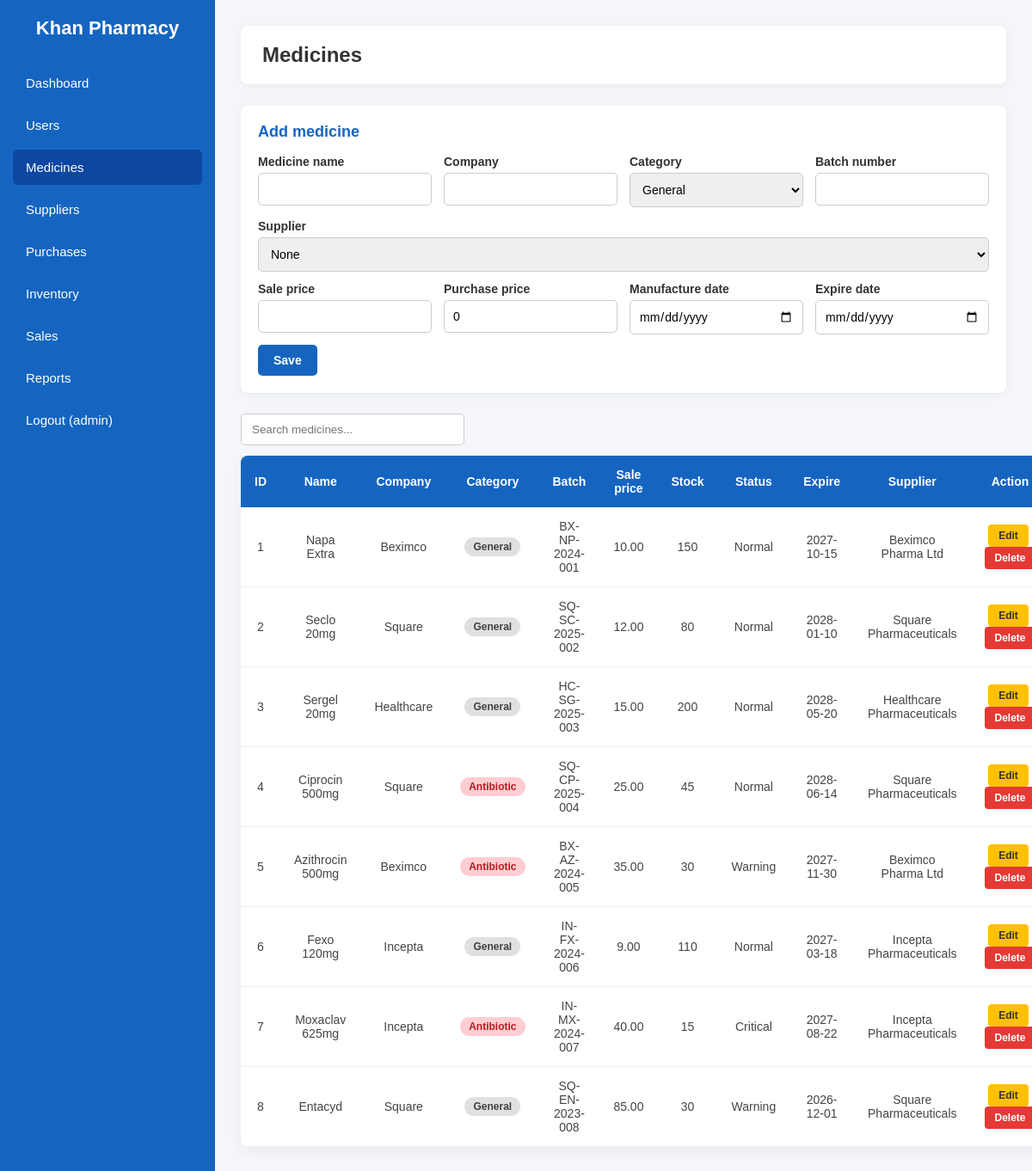
The page /medicines.php (signed in) on the database its author committed.
### tables this page shows
CREATE TABLE `medicines` (
    `medicine_id` INT AUTO_INCREMENT PRIMARY KEY,
    `medicine_name` VARCHAR(100) NOT NULL,
    `company_name` VARCHAR(100) NOT NULL,
    `category` VARCHAR(50) NOT NULL DEFAULT 'General',
    `purchase_price` DECIMAL(10, 2) NOT NULL DEFAULT 0.00,
    `expire_date` DATE NOT NULL,
    `manufacture_date` DATE NOT NULL,
    `supplier_id` INT DEFAULT NULL,
    `sale_price` DECIMAL(10, 2) NOT NULL,
    `batch_number` VARCHAR(50) NOT NULL DEFAULT '',
    CONSTRAINT `fk_medicine_supplier` FOREIGN KEY (`supplier_id`) REFERENCES `suppliers`(`supplier_id`) ON DELETE SET NULL
);

CREATE TABLE `inventory` (
    `inventory_id` INT AUTO_INCREMENT PRIMARY KEY,
    `medicine_id` INT NOT NULL UNIQUE,
    `current_stock` INT NOT NULL DEFAULT 0,
    `stock_status` ENUM('Normal', 'Warning', 'Critical') NOT NULL DEFAULT 'Normal',
    `updated_by` INT DEFAULT NULL,
    `updated_at` TIMESTAMP DEFAULT CURRENT_TIMESTAMP ON UPDATE CURRENT_TIMESTAMP,
    CONSTRAINT `fk_inventory_medicine` FOREIGN KEY (`medicine_id`) REFERENCES `medicines`(`medicine_id`) ON DELETE CASCADE,
    CONSTRAINT `fk_inventory_user` FOREIGN KEY (`updated_by`) REFERENCES `users`(`user_id`) ON DELETE SET NULL
);

CREATE TABLE `suppliers` (
    `supplier_id` INT AUTO_INCREMENT PRIMARY KEY,
    `supplier_name` VARCHAR(100) NOT NULL,
    `contact_number` VARCHAR(20) NOT NULL,
    `company_name` VARCHAR(100) NOT NULL
);

### includes/auth.php (called while the page is built, shortened)
<?php
function h($text)
{
    return htmlspecialchars((string) $text, ENT_QUOTES, "UTF-8");
}

### medicines.php (the view, shortened to what this page needs)
<?php
require_once "includes/db.php";
require_once "includes/auth.php";
$edit = null;
$rows = $conn->query(
    "SELECT m.*, s.supplier_name, COALESCE(i.current_stock, 0) AS current_stock, i.stock_status
     FROM medicines m
     LEFT JOIN suppliers s ON m.supplier_id = s.supplier_id
     LEFT JOIN inventory i ON m.medicine_id = i.medicine_id
     ORDER BY m.medicine_id"
)->fetch_all(MYSQLI_ASSOC);
require_once "includes/header.php";
?>
<div class="card">
    <h2><?php echo $edit ? "Edit medicine" : "Add medicine"; ?></h2>
    <form method="post">
        <div class="form-row">
            <div class="form-group">
                <label>Medicine name</label>
                <input type="text" name="medicine_name" required value="<?php echo h($edit["medicine_name"] ?? ""); ?>">
            </div>
            <div class="form-group">
                <label>Company</label>
                <input type="text" name="company_name" required value="<?php echo h($edit["company_name"] ?? ""); ?>">
            </div>
            <div class="form-group">
                <label>Category</label>
                <select name="category">
                    <option value="General" <?php echo ($edit["category"] ?? "") === "General" ? "selected" : ""; ?>>General</option>
                </select>
            </div>
            <div class="form-group">
                <label>Batch number</label>
                <input type="text" name="batch_number" value="<?php echo h($edit["batch_number"] ?? ""); ?>">
            </div>
            <div class="form-group">
                <label>Supplier</label>
                <select name="supplier_id">
                    <option value="">None</option>
                </select>
            </div>
        </div>
        <div class="form-row">
            <div class="form-group">
                <label>Sale price</label>
                <input type="number" step="0.01" name="sale_price" required value="<?php echo h($edit["sale_price"] ?? ""); ?>">
            </div>
            <div class="form-group">
                <label>Purchase price</label>
                <input type="number" step="0.01" name="purchase_price" value="<?php echo h($edit["purchase_price"] ?? "0"); ?>">
            </div>
            <div class="form-group">
                <label>Manufacture date</label>
                <input type="date" name="manufacture_date" required value="<?php echo h($edit["manufacture_date"] ?? ""); ?>">
            </div>
            <div class="form-group">
                <label>Expire date</label>
                <input type="date" name="expire_date" required value="<?php echo h($edit["expire_date"] ?? ""); ?>">
            </div>
        </div>
        <div class="form-actions">
            <button type="submit" class="save-btn">Save</button>
        </div>
    </form>
</div>
<input type="text" class="search-box" data-table="data-table" placeholder="Search medicines...">
<table id="data-table">
    <thead>
        <tr>
            <th>ID</th>
            <th>Name</th>
            <th>Company</th>
            <th>Category</th>
            <th>Batch</th>
            <th>Sale price</th>
            <th>Stock</th>
            <th>Status</th>
            <th>Expire</th>
            <th>Supplier</th>
            <th>Action</th>
        </tr>
    </thead>
    <tbody>
        <?php foreach ($rows as $row) { ?>
        <tr>
            <td><?php echo (int) $row["medicine_id"]; ?></td>
            <td><?php echo h($row["medicine_name"]); ?></td>
            <td><?php echo h($row["company_name"]); ?></td>
            <td>
                <span class="badge badge-<?php echo strtolower($row["category"]); ?>"><?php echo h($row["category"]); ?></span>
            </td>
            <td><?php echo h($row["batch_number"]); ?></td>
            <td><?php echo number_format((float) $row["sale_price"], 2); ?></td>
            <td><?php echo (int) $row["current_stock"]; ?></td>
            <td><?php echo h($row["stock_status"] ?? "Normal"); ?></td>
            <td><?php echo h($row["expire_date"]); ?></td>
            <td><?php echo h($row["supplier_name"] ?? ""); ?></td>
            <td>
                <a class="edit" href="medicines.php?edit=<?php echo (int) $row["medicine_id"]; ?>">Edit</a>
                <form method="post" class="delete-form" style="display:inline">
                    <button type="submit" class="delete">Delete</button>
                </form>
            </td>
        </tr>
        <?php } ?>
    </tbody>
</table>
<?php require_once "includes/footer.php"; ?>

### css/style.css (style rules this page uses)
* { margin: 0; padding: 0; box-sizing: border-box; font-family: Arial, Helvetica, sans-serif; }
body { display: flex; background: #f4f6f9; min-height: 100vh; }
.card { background: white; padding: 20px; border-radius: 8px; box-shadow: 0 2px 10px rgba(0, 0, 0, 0.05); margin-bottom: 24px; }
.card h2 { font-size: 18px; color: #1565C0; margin-bottom: 16px; }
.form-row { display: flex; flex-wrap: wrap; gap: 14px; margin-bottom: 12px; }
.form-group { display: flex; flex-direction: column; gap: 5px; flex: 1; min-width: 180px; }
.form-group label { font-size: 14px; font-weight: bold; color: #333; }
.form-group input, .form-group select, .form-group textarea { padding: 10px; border: 1px solid #ccc; border-radius: 5px; font-size: 14px; }
.form-actions { display: flex; gap: 10px; margin-top: 10px; }
.save-btn, .add-btn { background: #1565C0; color: white; border: none; padding: 10px 18px; border-radius: 5px; cursor: pointer; font-weight: bold; font-size: 14px; }
.search-box { padding: 10px 12px; border: 1px solid #ccc; border-radius: 5px; width: 260px; margin-bottom: 12px; }
table { width: 100%; border-collapse: collapse; background: white; border-radius: 8px; overflow: hidden; box-shadow: 0 4px 15px rgba(0, 0, 0, 0.05); }
th { background: #1565C0; color: white; padding: 14px 16px; text-align: center; font-size: 14px; }
td { padding: 14px 16px; text-align: center; border-bottom: 1px solid #eee; font-size: 14px; color: #444; }
.edit { background: #FFC107; color: #333; border: none; padding: 6px 12px; border-radius: 4px; cursor: pointer; font-weight: bold; font-size: 12px; text-decoration: none; margin-right: 4px; display: inline-block; }
.delete { background: #E53935; color: white; border: none; padding: 6px 12px; border-radius: 4px; cursor: pointer; font-weight: bold; font-size: 12px; }
.badge { padding: 4px 10px; border-radius: 12px; font-size: 12px; font-weight: bold; display: inline-block; }
.badge-antibiotic { background: #FFCDD2; color: #B71C1C; }
.badge-general { background: #E0E0E0; color: #424242; }

### rows shown on the page
medicines: medicine_id "1", medicine_name "Napa Extra", company_name "Beximco", category "General", batch_number "BX-NP-2024-001", sale_price "10.00", current_stock "150", inventory.stock_status "Normal", expire_date "2027-10-15", supplier.supplier_name "Beximco Pharma Ltd"
medicines: medicine_id "2", medicine_name "Seclo 20mg", company_name "Square", category "General", batch_number "SQ-SC-2025-002", sale_price "12.00", current_stock "80", inventory.stock_status "Normal", expire_date "2028-01-10", supplier.supplier_name "Square Pharmaceuticals"
medicines: medicine_id "3", medicine_name "Sergel 20mg", company_name "Healthcare", category "General", batch_number "HC-SG-2025-003", sale_price "15.00", current_stock "200", inventory.stock_status "Normal", expire_date "2028-05-20", supplier.supplier_name "Healthcare Pharmaceuticals"
medicines: medicine_id "4", medicine_name "Ciprocin 500mg", company_name "Square", category "Antibiotic", batch_number "SQ-CP-2025-004", sale_price "25.00", current_stock "45", inventory.stock_status "Normal", expire_date "2028-06-14", supplier.supplier_name "Square Pharmaceuticals"
medicines: medicine_id "5", medicine_name "Azithrocin 500mg", company_name "Beximco", category "Antibiotic", batch_number "BX-AZ-2024-005", sale_price "35.00", current_stock "30", inventory.stock_status "Warning", expire_date "2027-11-30", supplier.supplier_name "Beximco Pharma Ltd"
medicines: medicine_id "6", medicine_name "Fexo 120mg", company_name "Incepta", category "General", batch_number "IN-FX-2024-006", sale_price "9.00", current_stock "110", inventory.stock_status "Normal", expire_date "2027-03-18", supplier.supplier_name "Incepta Pharmaceuticals"
medicines: medicine_id "7", medicine_name "Moxaclav 625mg", company_name "Incepta", category "Antibiotic", batch_number "IN-MX-2024-007", sale_price "40.00", current_stock "15", inventory.stock_status "Critical", expire_date "2027-08-22", supplier.supplier_name "Incepta Pharmaceuticals"
medicines: medicine_id "8", medicine_name "Entacyd", company_name "Square", category "General", batch_number "SQ-EN-2023-008", sale_price "85.00", current_stock "30", inventory.stock_status "Warning", expire_date "2026-12-01", supplier.supplier_name "Square Pharmaceuticals"

### other values the page prints
$_SESSION["username"] "admin"
$page_title "Medicines"
